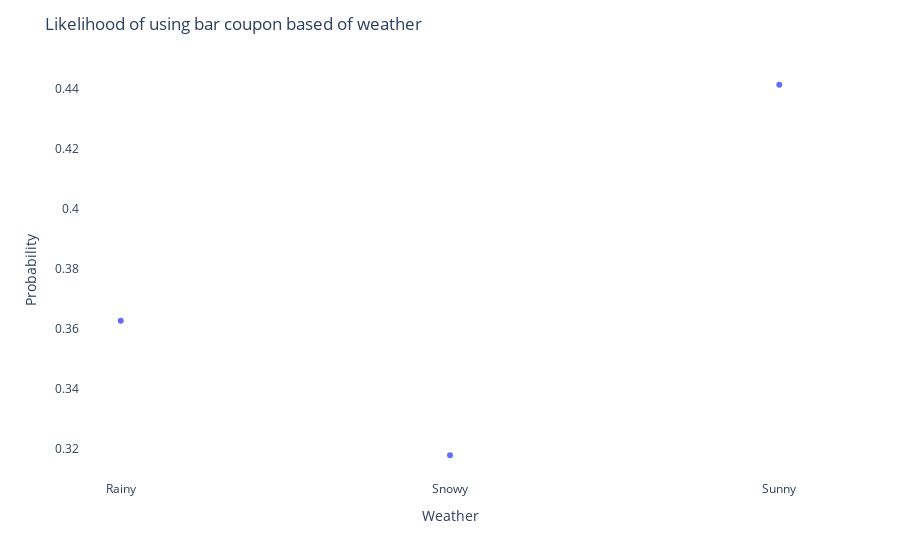

Notebook code cell kept with this figure:
### Code cell
fig=px.scatter(data1.groupby('weather')['Y'].mean(),y='Y')
fig.update_layout(
    plot_bgcolor='white',
    paper_bgcolor='white',
    title="Likelihood of using bar coupon based of weather",
    xaxis_title='Weather',
    yaxis_title='Probability'
)
fig.show()
fig.write_html('visuals/m5_7_prob_weather.html')

### Figure 1 — Plotly figure (JSON) as saved in the notebook; plotly's stock layout.template omitted (floating-point values rounded to 4 significant figures)
{"data": [{"hovertemplate": "weather=%{x}<br>Y=%{y}<extra></extra>", "legendgroup": "", "marker": {"color": "#636efa", "symbol": "circle"}, "mode": "markers", "name": "", "orientation": "v", "showlegend": false, "type": "scatter", "x": ["Rainy", "Snowy", "Sunny"], "xaxis": "x", "y": [0.3628, 0.318, 0.4414], "yaxis": "y"}], "layout": {"legend": {"tracegroupgap": 0}, "margin": {"t": 60}, "paper_bgcolor": "white", "plot_bgcolor": "white", "title": {"text": "Likelihood of using bar coupon based of weather"}, "xaxis": {"anchor": "y", "domain": [0, 1], "title": {"text": "Weather"}}, "yaxis": {"anchor": "x", "domain": [0, 1], "title": {"text": "Probability"}}}}
